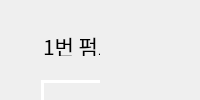
                  <widget class="QWidget" name="page_parameter">
                   <property name="maximumSize">
                    <size>
                     <width>800</width>
                     <height>16777215</height>
                    </size>
                   </property>
                   <property name="styleSheet">
                    <string notr="true">border:none;</string>
                   </property>
                   <layout class="QHBoxLayout" name="horizontalLayout_11">
                    <property name="spacing">
                     <number>0</number>
                    </property>
                    <property name="leftMargin">
                     <number>1</number>
                    </property>
                    <property name="topMargin">
                     <number>0</number>
                    </property>
                    <property name="rightMargin">
                     <number>1</number>
                    </property>
                    <property name="bottomMargin">
                     <number>0</number>
                    </property>
                    <item>
                     <widget class="QFrame" name="frame_6">
                      <property name="frameShape">
                       <enum>QFrame::StyledPanel</enum>
                      </property>
                      <property name="frameShadow">
                       <enum>QFrame::Raised</enum>
                      </property>
                      <widget class="QLabel" name="label_3">
                       <property name="geometry">
                        <rect>
                         <x>200</x>
                         <y>35</y>
                         <width>181</width>
                         <height>21</height>
                        </rect>
                       </property>
                       <property name="font">
                        <font>
                         <family>휴먼엑스포</family>
                         <pointsize>16</pointsize>
                         <weight>50</weight>
                         <bold>false</bold>
                        </font>
                       </property>
                       <property name="text">
                        <string>2번 펌프 출력양</string>
                       </property>
                       <property name="alignment">
                        <set>Qt::AlignCenter</set>
                       </property>
                      </widget>
                      <widget class="QLabel" name="label">
                       <property name="geometry">
                        <rect>
                         <x>20</x>
                         <y>35</y>
                         <width>181</width>
                         <height>21</height>
                        </rect>
                       </property>
                       <property name="font">
                        <font>
                         <family>휴먼엑스포</family>
                         <pointsize>16</pointsize>
                         <weight>50</weight>
                         <bold>false</bold>
                        </font>
                       </property>
                       <property name="text">
                        <string>1번 펌프 출력양</string>
                       </property>
                       <property name="alignment">
                        <set>Qt::AlignCenter</set>
                       </property>
                      </widget>
                      <widget class="QPushButton" name="pump2_parameter_up01">
                       <property name="geometry">
                        <rect>
                         <x>210</x>
                         <y>240</y>
                         <width>61</width>
                         <height>61</height>
                        </rect>
                       </property>
                       <property name="styleSheet">
                        <string notr="true">QPushButton{
image: url(:/newPrefix/위삼각형.png);
border: none;
}
QPushButton:pressed {	
	
	image: url(:/newPrefix/위삼각형_preesed.png);
	border:none;
	outline: none;
}</string>
                       </property>
                       <property name="text">
                        <string/>
                       </property>
                      </widget>
                      <widget class="QPushButton" name="pump1_parameter_up05">
                       <property name="geometry">
                        <rect>
                         <x>120</x>
                         <y>240</y>
                         <width>61</width>
                         <height>61</height>
                        </rect>
                       </property>
                       <property name="styleSheet">
                        <string notr="true">QPushButton{
image: url(:/newPrefix/위삼각형2.png);
border: none;
}
QPushButton:pressed {	
	
	image: url(:/newPrefix/위삼각형2_pressed.png);
	border:none;
	outline: none;
}</string>
                       </property>
                       <property name="text">
                        <string/>
                       </property>
                      </widget>
                      <widget class="QPushButton" name="pump2_parameter_down01">
                       <property name="geometry">
                        <rect>
                         <x>210</x>
                         <y>310</y>
                         <width>61</width>
                         <height>61</height>
                        </rect>
                       </property>
                       <property name="styleSheet">
                        <string notr="true">QPushButton{
image: url(:/newPrefix/아래삼각형.png);
border: none;
}

QPushButton:pressed {	
	
	image: url(:/newPrefix/아래삼각형_pressed.png);
	border:none;
	outline: none;
}</string>
                       </property>
                       <property name="text">
                        <string/>
                       </property>
                      </widget>
                      <widget class="QPushButton" name="pump1_parameter_down05">
                       <property name="geometry">
                        <rect>
                         <x>120</x>
                         <y>310</y>
                         <width>61</width>
                         <height>61</height>
                        </rect>
                       </property>
                       <property name="styleSheet">
                        <string notr="true">QPushButton{
border: none;
	
	image: url(:/newPrefix/아래삼각형2.png);
}

QPushButton:pressed {	
	
	
	image: url(:/newPrefix/아래삼각형2 _pressed.png);
	border:none;
	outline: none;
}</string>
                       </property>
                       <property name="text">
                        <string/>
                       </property>
                      </widget>
                      <widget class="QLCDNumber" name="pump2_parameter">
                       <property name="geometry">
                        <rect>
                         <x>220</x>
                         <y>80</y>
                         <width>141</width>
                         <height>151</height>
                        </rect>
                       </property>
                       <property name="styleSheet">
                        <string notr="true">border: 3px solid white;</string>
                       </property>
                      </widget>
                      <widget class="QPushButton" name="pump1_parameter_down01">
                       <property name="geometry">
                        <rect>
                         <x>40</x>
                         <y>310</y>
                         <width>61</width>
                         <height>61</height>
                        </rect>
                       </property>
                       <property name="styleSheet">
                        <string notr="true">QPushButton{
image: url(:/newPrefix/아래삼각형.png);
border: none;
}

QPushButton:pressed {	
	
	image: url(:/newPrefix/아래삼각형_pressed.png);
	border:none;
	outline: none;
}</string>
                       </property>
                       <property name="text">
                        <string/>
                       </property>
                      </widget>
                      <widget class="QPushButton" name="pump2_parameter_down05">
                       <property name="geometry">
                        <rect>
                         <x>290</x>
                         <y>310</y>
                         <width>61</width>
                         <height>61</height>
                        </rect>
                       </property>
                       <property name="styleSheet">
                        <string notr="true">QPushButton{
border: none;
	
	image: url(:/newPrefix/아래삼각형2.png);
}

QPushButton:pressed {	
	
	
	image: url(:/newPrefix/아래삼각형2 _pressed.png);
	border:none;
	outline: none;
}</string>
                       </property>
                       <property name="text">
                        <string/>
                       </property>
                      </widget>
                      <widget class="QPushButton" name="pump2_parameter_up05">
                       <property name="geometry">
                        <rect>
                         <x>290</x>
                         <y>240</y>
                         <width>61</width>
                         <height>61</height>
                        </rect>
                       </property>
                       <property name="styleSheet">
                        <string notr="true">QPushButton{
image: url(:/newPrefix/위삼각형2.png);
border: none;
}
QPushButton:pressed {	
	
	image: url(:/newPrefix/위삼각형2_pressed.png);
	border:none;
	outline: none;
}</string>
                       </property>
                       <property name="text">
                        <string/>
                       </property>
                      </widget>
                      <widget class="QPushButton" name="pump1_parameter_up01">
                       <property name="geometry">
                        <rect>
                         <x>40</x>
                         <y>240</y>
                         <width>61</width>
                         <height>61</height>
                        </rect>
                       </property>
                       <property name="styleSheet">
                        <string notr="true">QPushButton{
image: url(:/newPrefix/위삼각형.png);
border: none;
}
QPushButton:pressed {	
	
	image: url(:/newPrefix/위삼각형_preesed.png);
	border:none;
	outline: none;
}</string>
                       </property>
                       <property name="text">
                        <string/>
                       </property>
                      </widget>
                      <widget class="QLCDNumber" name="pump1_parameter">
                       <property name="geometry">
                        <rect>
                         <x>40</x>
                         <y>80</y>
                         <width>141</width>
                         <height>151</height>
                        </rect>
                       </property>
                       <property name="styleSheet">
                        <string notr="true">border: 3px solid white;</string>
                       </property>
                      </widget>
                     </widget>
                    </item>
                    <item>
                     <widget class="QFrame" name="frame_4">
                      <property name="frameShape">
                       <enum>QFrame::StyledPanel</enum>
                      </property>
                      <property name="frameShadow">
                       <enum>QFrame::Raised</enum>
                      </property>
                     </widget>
                    </item>
                   </layout>
                  </widget>
